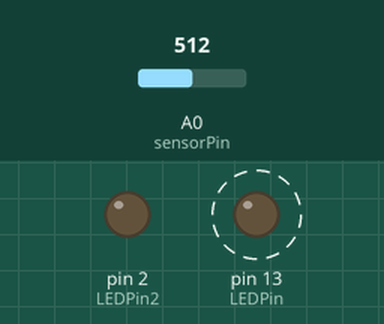
This sketch was run on a simulated Arduino Uno, built with avr-gcc and run on an emulated ATmega328P. Shown: output pins drawn as LEDs (lit = HIGH). Dashed ring = blinking. The inputs (shaded band) are chosen by the test bench; at power-on: A0 (sensorPin) = 512.

Above: at 1.8 s.
1.9 s: A0 (sensorPin) set to 1007
3.5 s: A0 (sensorPin) set to 1023
At 4.8 s:
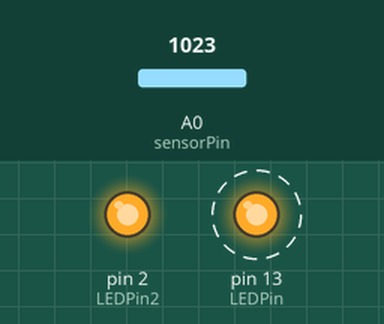
7.6 s: A0 (sensorPin) set to 900
At 8.8 s:
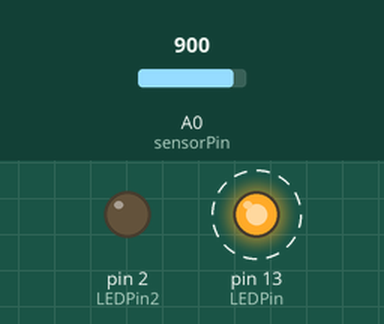
Timing chart, 0 to 17.7 s (numbered marks = the images above; inputs shaded):
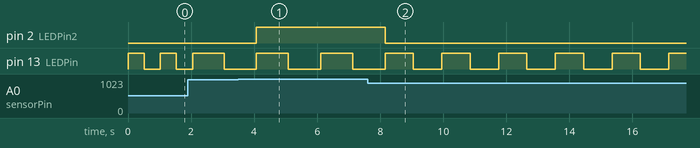

Measured:
- the behaviour switches between 1022 and 1023 on A0 (sensorPin) (found by bisection; images 0 and 1)
- after the input at 3.5 s, pin 2 (LEDPin2): LOW → HIGH after 0.56 s
- after the input at 7.6 s, pin 2 (LEDPin2): HIGH → LOW after 0.55 s
- by itself, pin 13 (LEDPin): alternates HIGH for 0.90 s and LOW for 0.90 s

The sketch:

06_ADC.ino
```cpp
// 两个灯，D13的灯用于按照模拟数值 进行闪烁频率设定。
// D2 用于当模拟信号数值大于等于1023时，进行点亮，其他时候熄灭。
// A0 用于接收电位器的模拟信号输入
// 模拟信号的Pin无需设置输出输入模式。

int sensorPin = A0;

int LEDPin = 13;
int LEDPin2 = 2;

int sensorValue = 100;


void setup() {
  // put your setup code here, to run once:
pinMode(LEDPin, OUTPUT);
pinMode(LEDPin2, OUTPUT);

}
// I found that  the L LED is default equals D13 OUTPUT in UNO R3 board.
void loop() {
  // put your main code here, to run repeatedly:
sensorValue = analogRead(sensorPin);
if(sensorValue<300&&sensorValue>0)
  sensorValue = 300;
else if(sensorValue<0)
  sensorValue = 2000;
else
{
  if(sensorValue>=1023)
    digitalWrite(LEDPin2, HIGH);
    else
    digitalWrite(LEDPin2, LOW);
  }
digitalWrite(LEDPin, HIGH);
delay(sensorValue);
digitalWrite(LEDPin, LOW);
delay(sensorValue);
}
```
